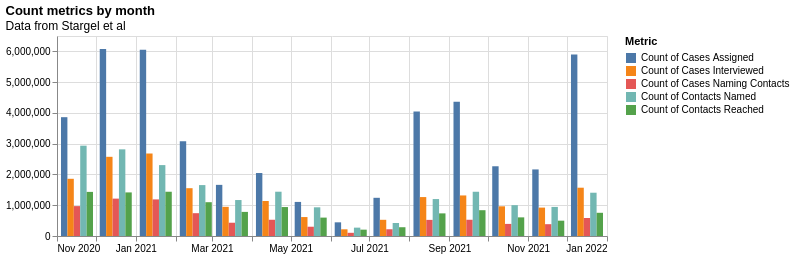

The cell this chart's notebook holds for it:
### Code cell
title = alt.TitleParams(
    "Count metrics by month",
    subtitle=["Data from Stargel et al"],
    anchor='start'
)

long_df = df_st.melt(
    id_vars=['Start Date'],
    value_vars=['Count of Cases Assigned', 'Count of Cases Interviewed','Count of Cases Naming Contacts',
                'Count of Contacts Named', 'Count of Contacts Reached'],
    var_name='Metric',
    value_name='count'
)
comb = alt.Chart(long_df).mark_bar().encode(
    alt.X('yearmonth(Start Date):T', title=''),
    alt.Y('sum(count):Q', title=None),
    alt.Color('Metric:N'),
    xOffset='Metric:N'
).properties(
    width=550,
    height=200,
    title=title
)

comb

### Figure 1 — Vega-Lite specification as saved in the notebook (floating-point values rounded to 4 significant figures)
{"config": {"view": {"continuousWidth": 300, "continuousHeight": 300}}, "data": {"name": "data-cb409ed6c98ff774656476719678b075"}, "mark": {"type": "bar"}, "encoding": {"color": {"field": "Metric", "type": "nominal"}, "x": {"field": "Start Date", "timeUnit": "yearmonth", "title": "", "type": "temporal"}, "xOffset": {"field": "Metric", "type": "nominal"}, "y": {"aggregate": "sum", "field": "count", "title": null, "type": "quantitative"}}, "height": 200, "title": {"text": "Count metrics by month", "anchor": "start", "subtitle": ["Data from Stargel et al"]}, "width": 550, "$schema": "https://vega.github.io/schema/vega-lite/v5.20.1.json", "datasets": {"data-cb409ed6c98ff774656476719678b075": [{"Start Date": "2021-01-01", "Metric": "Count of Cases Assigned", "count": 6051000.0}, {"Start Date": "2021-02-01", "Metric": "Count of Cases Assigned", "count": 3079000.0}, {"Start Date": "2021-03-01", "Metric": "Count of Cases Assigned", "count": 1662000.0}, {"Start Date": "2021-04-01", "Metric": "Count of Cases Assigned", "count": 2047000.0}, {"Start Date": "2021-05-01", "Metric": "Count of Cases Assigned", "count": 1108000.0}, {"Start Date": "2021-06-01", "Metric": "Count of Cases Assigned", "count": 444300.0}, {"Start Date": "2021-07-01", "Metric": "Count of Cases Assigned", "count": 1241000.0}, {"Start Date": "2021-08-01", "Metric": "Count of Cases Assigned", "count": 4046000.0}, {"Start Date": "2021-09-01", "Metric": "Count of Cases Assigned", "count": 4364000.0}, {"Start Date": "2021-10-01", "Metric": "Count of Cases Assigned", "count": 2266000.0}, {"Start Date": "2020-11-01", "Metric": "Count of Cases Assigned", "count": 3861000.0}, {"Start Date": "2021-11-01", "Metric": "Count of Cases Assigned", "count": 2164000.0}, {"Start Date": "2020-12-01", "Metric": "Count of Cases Assigned", "count": 6079000.0}, {"Start Date": "2021-12-01", "Metric": "Count of Cases Assigned", "count": 5897000.0}, {"Start Date": "2021-01-01", "Metric": "Count of Cases Interviewed", "count": 2681000.0}, {"Start Date": "2021-02-01", "Metric": "Count of Cases Interviewed", "count": 1554000.0}, {"Start Date": "2021-03-01", "Metric": "Count of Cases Interviewed", "count": 948200.0}, {"Start Date": "2021-04-01", "Metric": "Count of Cases Interviewed", "count": 1138000.0}, {"Start Date": "2021-05-01", "Metric": "Count of Cases Interviewed", "count": 615700.0}, {"Start Date": "2021-06-01", "Metric": "Count of Cases Interviewed", "count": 217500.0}, {"Start Date": "2021-07-01", "Metric": "Count of Cases Interviewed", "count": 526300.0}, {"Start Date": "2021-08-01", "Metric": "Count of Cases Interviewed", "count": 1265000.0}, {"Start Date": "2021-09-01", "Metric": "Count of Cases Interviewed", "count": 1318000.0}, {"Start Date": "2021-10-01", "Metric": "Count of Cases Interviewed", "count": 964700.0}, {"Start Date": "2020-11-01", "Metric": "Count of Cases Interviewed", "count": 1859000.0}, {"Start Date": "2021-11-01", "Metric": "Count of Cases Interviewed", "count": 922600.0}, {"Start Date": "2020-12-01", "Metric": "Count of Cases Interviewed", "count": 2574000.0}, {"Start Date": "2021-12-01", "Metric": "Count of Cases Interviewed", "count": 1569000.0}, {"Start Date": "2021-01-01", "Metric": "Count of Cases Naming Contacts", "count": 1189000.0}, {"Start Date": "2021-02-01", "Metric": "Count of Cases Naming Contacts", "count": 741600.0}, {"Start Date": "2021-03-01", "Metric": "Count of Cases Naming Contacts", "count": 431300.0}, {"Start Date": "2021-04-01", "Metric": "Count of Cases Naming Contacts", "count": 528000.0}, {"Start Date": "2021-05-01", "Metric": "Count of Cases Naming Contacts", "count": 301500.0}, {"Start Date": "2021-06-01", "Metric": "Count of Cases Naming Contacts", "count": 103600.0}, {"Start Date": "2021-07-01", "Metric": "Count of Cases Naming Contacts", "count": 219100.0}, {"Start Date": "2021-08-01", "Metric": "Count of Cases Naming Contacts", "count": 523600.0}, {"Start Date": "2021-09-01", "Metric": "Count of Cases Naming Contacts", "count": 527800.0}, {"Start Date": "2021-10-01", "Metric": "Count of Cases Naming Contacts", "count": 393300.0}, {"Start Date": "2020-11-01", "Metric": "Count of Cases Naming Contacts", "count": 971400.0}, {"Start Date": "2021-11-01", "Metric": "Count of Cases Naming Contacts", "count": 383800.0}, {"Start Date": "2020-12-01", "Metric": "Count of Cases Naming Contacts", "count": 1215000.0}, {"Start Date": "2021-12-01", "Metric": "Count of Cases Naming Contacts", "count": 585400.0}, {"Start Date": "2021-01-01", "Metric": "Count of Contacts Named", "count": 2304000.0}, {"Start Date": "2021-02-01", "Metric": "Count of Contacts Named", "count": 1654000.0}, {"Start Date": "2021-03-01", "Metric": "Count of Contacts Named", "count": 1169000.0}, {"Start Date": "2021-04-01", "Metric": "Count of Contacts Named", "count": 1439000.0}, {"Start Date": "2021-05-01", "Metric": "Count of Contacts Named", "count": 932600.0}, {"Start Date": "2021-06-01", "Metric": "Count of Contacts Named", "count": 271600.0}, {"Start Date": "2021-07-01", "Metric": "Count of Contacts Named", "count": 423400.0}, {"Start Date": "2021-08-01", "Metric": "Count of Contacts Named", "count": 1201000.0}, {"Start Date": "2021-09-01", "Metric": "Count of Contacts Named", "count": 1438000.0}, {"Start Date": "2021-10-01", "Metric": "Count of Contacts Named", "count": 1002000.0}, {"Start Date": "2020-11-01", "Metric": "Count of Contacts Named", "count": 2935000.0}, {"Start Date": "2021-11-01", "Metric": "Count of Contacts Named", "count": 944900.0}, {"Start Date": "2020-12-01", "Metric": "Count of Contacts Named", "count": 2816000.0}, {"Start Date": "2021-12-01", "Metric": "Count of Contacts Named", "count": 1407000.0}, {"Start Date": "2021-01-01", "Metric": "Count of Contacts Reached", "count": 1438000.0}, {"Start Date": "2021-02-01", "Metric": "Count of Contacts Reached", "count": 1098000.0}, {"Start Date": "2021-03-01", "Metric": "Count of Contacts Reached", "count": 783600.0}, {"Start Date": "2021-04-01", "Metric": "Count of Contacts Reached", "count": 940900.0}, {"Start Date": "2021-05-01", "Metric": "Count of Contacts Reached", "count": 597900.0}, {"Start Date": "2021-06-01", "Metric": "Count of Contacts Reached", "count": 206200.0}, {"Start Date": "2021-07-01", "Metric": "Count of Contacts Reached", "count": 285000.0}, {"Start Date": "2021-08-01", "Metric": "Count of Contacts Reached", "count": 735400.0}, {"Start Date": "2021-09-01", "Metric": "Count of Contacts Reached", "count": 838400.0}, {"Start Date": "2021-10-01", "Metric": "Count of Contacts Reached", "count": 605600.0}, {"Start Date": "2020-11-01", "Metric": "Count of Contacts Reached", "count": 1434000.0}, {"Start Date": "2021-11-01", "Metric": "Count of Contacts Reached", "count": 498200.0}, {"Start Date": "2020-12-01", "Metric": "Count of Contacts Reached", "count": 1417000.0}, {"Start Date": "2021-12-01", "Metric": "Count of Contacts Reached", "count": 754300.0}]}}
